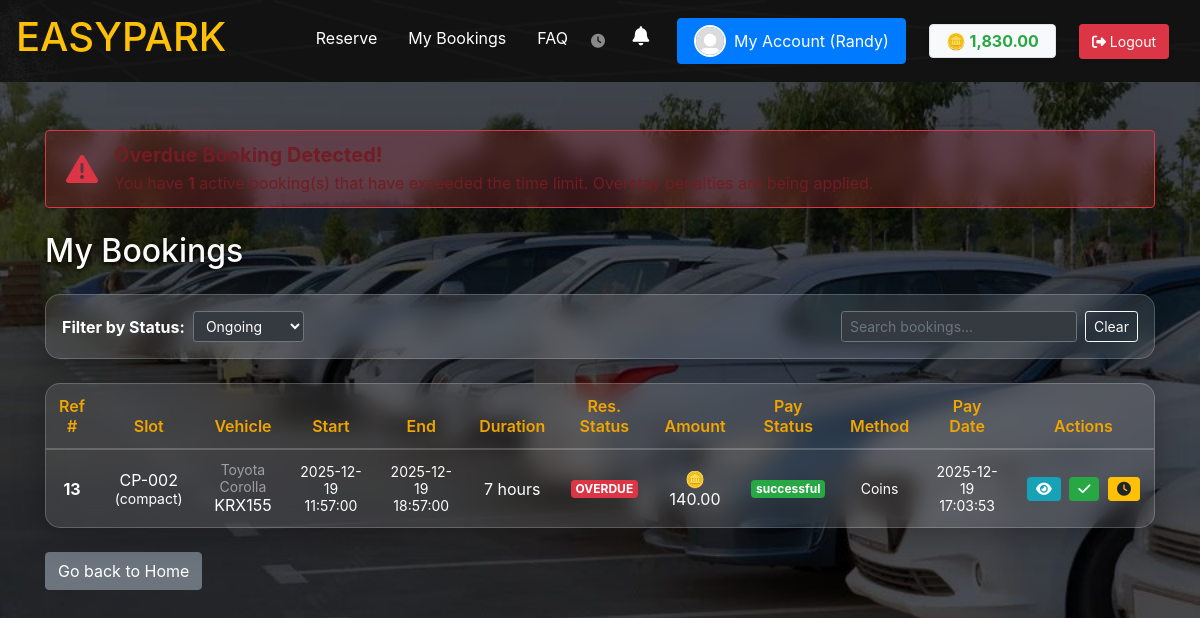
The page /bookings.php (signed in) on the database its author committed.
### tables this page shows
CREATE TABLE `users` (
  `user_id` int(11) NOT NULL,
  `first_name` varchar(50) NOT NULL,
  `middle_name` varchar(50) DEFAULT NULL,
  `last_name` varchar(50) NOT NULL,
  `email` varchar(100) NOT NULL,
  `password` varchar(255) NOT NULL,
  `phone` varchar(20) DEFAULT NULL,
  `user_type` enum('admin','staff','client') NOT NULL DEFAULT 'client',
  `security_word` varchar(255) NOT NULL,
  `created_at` timestamp NULL DEFAULT current_timestamp(),
  `updated_at` timestamp NULL DEFAULT NULL ON UPDATE current_timestamp(),
  `is_active` tinyint(1) NOT NULL DEFAULT 1,
  `image` varchar(255) DEFAULT 'default.jpg',
  `coins` decimal(10,2) NOT NULL DEFAULT 0.00
);

CREATE TABLE `reservations` (
  `reservation_id` int(11) NOT NULL,
  `user_id` int(11) NOT NULL,
  `vehicle_id` int(11) NOT NULL,
  `parking_slot_id` int(11) NOT NULL,
  `start_time` datetime NOT NULL,
  `end_time` datetime NOT NULL,
  `duration` varchar(20) NOT NULL,
  `status` enum('pending','confirmed','ongoing','cancelled','expired','completed','void') NOT NULL DEFAULT 'pending',
  `created_at` timestamp NULL DEFAULT current_timestamp(),
  `updated_at` timestamp NULL DEFAULT NULL ON UPDATE current_timestamp()
);

CREATE TABLE `parking_slots` (
  `parking_slot_id` int(11) NOT NULL,
  `slot_number` varchar(10) NOT NULL,
  `slot_type` enum('two_wheeler','compact','standard','large') NOT NULL,
  `slot_status` enum('available','reserved','occupied','unavailable') DEFAULT 'available'
);

CREATE TABLE `Vehicle_Models` (
  `model_id` int(11) NOT NULL,
  `brand` varchar(50) NOT NULL,
  `model` varchar(50) NOT NULL,
  `type` enum('two_wheeler','compact','standard','large') NOT NULL
);

CREATE TABLE `vehicles` (
  `vehicle_id` int(11) NOT NULL,
  `user_id` int(11) NOT NULL,
  `plate_number` varchar(20) NOT NULL,
  `model_id` int(11) NOT NULL,
  `color` varchar(50) NOT NULL,
  `created_at` timestamp NULL DEFAULT current_timestamp(),
  `updated_at` timestamp NULL DEFAULT NULL ON UPDATE current_timestamp()
);

### bookings.php (the view, shortened to what this page needs)
<?php
require_once 'includes/db.php';
$user_id = $_SESSION['user_id'];
$sql = "SELECT r.reservation_id, r.start_time, r.end_time, r.duration, r.status, s.slot_number, s.slot_type, v.plate_number, m.brand, m.model,
        SUM(p.amount) as amount,
        SUBSTRING_INDEX(GROUP_CONCAT(p.status ORDER BY p.payment_date DESC), ',', 1) as payment_status,
        SUBSTRING_INDEX(GROUP_CONCAT(p.method ORDER BY p.payment_date DESC), ',', 1) as method,
        MAX(p.payment_date) as payment_date,
        GROUP_CONCAT(CONCAT(p.amount, '|', p.payment_date, '|', p.status, '|', p.method) ORDER BY p.payment_date DESC SEPARATOR ';;') as payment_history
FROM reservations r
JOIN parking_slots s ON r.parking_slot_id = s.parking_slot_id
JOIN vehicles v ON r.vehicle_id = v.vehicle_id
JOIN Vehicle_Models m ON v.model_id = m.model_id
LEFT JOIN payments p ON r.reservation_id = p.reservation_id
WHERE r.user_id = ?
GROUP BY r.reservation_id, r.start_time, r.end_time, r.duration, r.status, s.slot_number, s.slot_type, v.plate_number, m.brand, m.model
ORDER BY r.start_time DESC";
$stmt = $pdo->prepare($sql);
$stmt->execute([$user_id]);
$bookings = $stmt->fetchAll(PDO::FETCH_ASSOC);
?>
<!DOCTYPE html>
<html lang="en">
<head>
  <link rel="stylesheet" href="css/bootstrap.min.css">
  <link rel="stylesheet" href="https://cdnjs.cloudflare.com/ajax/libs/font-awesome/6.4.0/css/all.min.css">
</head>
<body class="bg-car">
  <?php include 'includes/client_navbar.php'; ?>
  <div class="container py-5">
    <?php
    $hasOverdue = false;
    $overdueCount = 0;
    $current_time = new DateTime();
    foreach ($bookings as $b) {
      if ($b['status'] === 'ongoing' && new DateTime($b['end_time']) < $current_time) {
        $hasOverdue = true;
        $overdueCount++;
      }
    }
    ?>
    <?php if ($hasOverdue): ?>
      <div class="alert alert-danger border-danger shadow-lg mb-4 d-flex align-items-center" role="alert"
        style="background: rgba(220, 53, 69, 0.2); backdrop-filter: blur(10px);">
        <i class="fas fa-exclamation-triangle fa-2x mr-3 text-danger"></i>
        <div>
          <h5 class="alert-heading font-weight-bold mb-1">Overdue Booking Detected!</h5>
          <p class="mb-0">You have <strong><?= $overdueCount ?></strong> active booking(s) that have exceeded the time
            limit. Overstay penalties are being applied.</p>
        </div>
      </div>
    <?php endif; ?>
    <h2 class="text-white mb-4" style="text-shadow: 0 2px 4px rgba(0,0,0,0.8);">My Bookings</h2>
    <div class="glass-panel p-3 mb-4">
      <div class="d-flex flex-wrap align-items-center justify-content-between">
        <div class="form-inline mb-2 mb-md-0">
          <label for="statusFilter" class="mr-2 font-weight-bold text-white">Filter by Status:</label>
          <select id="statusFilter" class="form-control form-control-sm mr-3 bg-dark text-white border-secondary">
            <option value="ongoing">Ongoing</option>
          </select>
        </div>
        <div class="form-inline">
          <input type="text" id="searchInput"
            class="form-control form-control-sm mr-2 bg-dark text-white border-secondary"
            placeholder="Search bookings...">
          <button class="btn btn-sm btn-outline-light" id="clearSearch">Clear</button>
        </div>
      </div>
    </div>
    <div class="glass-panel p-0 overflow-hidden">
      <div class="table-responsive">
        <table class="table table-glass align-middle text-center" id="bookingsTable">
          <thead>
            <tr>
              <th>Ref #</th>
              <th>Slot</th>
              <th>Vehicle</th>
              <th>Start</th>
              <th>End</th>
              <th>Duration</th>
              <th>Res. Status</th>
              <th>Amount</th>
              <th>Pay Status</th>
              <th>Method</th>
              <th>Pay Date</th>
              <th>Actions</th>
            </tr>
          </thead>
          <tbody>
            <?php if (count($bookings) === 0): ?>
              <tr>
                <td colspan="12" class="text-center py-5 text-white-50">No bookings found.</td>
              </tr>
            <?php else:
              foreach ($bookings as $b):
                $hour_rate = 0;
                $day_rate = 0;
                if (defined('SLOT_RATES') && isset(SLOT_RATES[$b['slot_type']])) {
                  $hour_rate = SLOT_RATES[$b['slot_type']]['hour'] ?? 0;
                  $day_rate = SLOT_RATES[$b['slot_type']]['day'] ?? ($hour_rate * 24);
                }
                $b['hour_rate'] = $hour_rate;
                $b['day_rate'] = $day_rate;
                $rowData = htmlspecialchars(json_encode($b));
                ?>
                <tr class="booking-row" data-booking='<?= $rowData ?>'>
                  <td class="font-weight-bold opacity-75"><?= htmlspecialchars($b['reservation_id']) ?></td>
                  <td><?= htmlspecialchars($b['slot_number']) ?> <small>(<?= htmlspecialchars($b['slot_type']) ?>)</small>
                  </td>
                  <td>
                    <div style="line-height:1.2;">
                      <small class="d-block text-white-50"><?= htmlspecialchars($b['brand'] . ' ' . $b['model']) ?></small>
                      <span><?= htmlspecialchars($b['plate_number']) ?></span>
                    </div>
                  </td>
                  <td class="small"><?= htmlspecialchars($b['start_time']) ?></td>
                  <td class="small"><?= htmlspecialchars($b['end_time']) ?></td>
                  <td>
                    <?php
                    $durationText = $b['duration'];
                    if (is_numeric($durationText)) {
                      if ($durationText == 1) {
                        $durationText .= ' hour';
                      } elseif ($durationText < 24) {
                        $durationText .= ' hours';
                      } elseif ($durationText % 24 == 0) {
                        $days = $durationText / 24;
                        $durationText = $days . ' day' . ($days > 1 ? 's' : '');
                      } else {
                        $days = floor($durationText / 24);
                        $hours = $durationText % 24;
                        $durationText = $days . ' day' . ($days > 1 ? 's' : '');
                        if ($hours > 0)
                          $durationText .= ' ' . $hours . ' hour' . ($hours > 1 ? 's' : '');
                      }
                    }
                    echo htmlspecialchars($durationText);
                    ?>
                  </td>
                  <td>
                    <?php
                    $status = $b['status'];
                    $badge = 'secondary';
                    $isOverdue = ($status === 'ongoing' && $b['end_time'] < date('Y-m-d H:i:s'));
                    if ($isOverdue) {
                      $status = 'OVERDUE';
                      $badge = 'danger';
                    } elseif ($status === 'pending') {
                      $badge = 'warning';
                    } elseif ($status === 'confirmed' || $status === 'ongoing') {
                      $badge = 'success';
                    } elseif ($status === 'cancelled' || $status === 'void') {
                      $badge = 'danger';
                    } elseif ($status === 'completed') {
                      $badge = 'primary';
                    } elseif ($status === 'expired') {
                      $badge = 'dark';
                    }
                    ?>
                    <span class="badge badge-<?= $badge ?> text-uppercase"><?= htmlspecialchars($status) ?></span>
                  </td>
                  <td><span class="text-warning font-weight-bold">🪙</span> <?= number_format($b['amount'], 2) ?></td>
                  <td>
                    <?php
                    $pay = $b['payment_status'];
                    $payBadge = 'secondary';
                    if ($pay === 'pending')
                      $payBadge = 'warning';
                    elseif ($pay === 'successful')
                      $payBadge = 'success';
                    elseif ($pay === 'failed' || $pay === 'refunded')
                      $payBadge = 'danger';
                    ?>
                    <span class="badge badge-<?= $payBadge ?>"><?= $pay ? htmlspecialchars($pay) : 'N/A' ?></span>
                  </td>
                  <td class="small"><?= htmlspecialchars(ucfirst($b['method'])) ?></td>
                  <td class="small"><?= htmlspecialchars($b['payment_date']) ?></td>
                  <td class="text-nowrap">
                    <button class="btn btn-sm btn-info btn-action action-view" title="View Details">
                      <i class="fa fa-eye"></i>
                    </button>
                    <?php
                    $status = $b['status'];
                    if ($status === 'pending' || $status === 'confirmed'):
                      ?>
                      <button class="btn btn-sm btn-danger btn-action action-cancel" data-id="<?= $b['reservation_id'] ?>"
                        title="Cancel Booking">
                        <i class="fa fa-times"></i>
                      </button>
                    <?php elseif ($status === 'ongoing'): ?>
                      <button class="btn btn-sm btn-success btn-action action-complete" data-id="<?= $b['reservation_id'] ?>"
                        title="Complete Booking">
                        <i class="fa fa-check"></i>
                      </button>
                    <?php endif; ?>
                    <?php if ($status === 'confirmed' || $status === 'ongoing'): ?>
                      <button class="btn btn-sm btn-warning btn-action action-extend" data-id="<?= $b['reservation_id'] ?>"
                        data-booking='<?= $rowData ?>' title="Extend Booking">
                        <i class="fa fa-clock"></i>
                      </button>
                    <?php endif; ?>
                  </td>
                </tr>
              <?php endforeach; endif; ?>
          </tbody>
        </table>
      </div>
    </div>
    <a href="dashboard.php" class="btn btn-secondary mt-4">Go back to Home</a>
  </div>
</body>
</html>

### includes/client_navbar.php (shortened to what this page needs)
<?php
require_once __DIR__ . '/db.php';
$current_page = basename($_SERVER['PHP_SELF']);
$profilePic = 'images/default.jpg';
?>
<nav id="navbar" class="navbar navbar-expand-lg bg-image-dark navbar-dark sticky-top w-100 px-3">
    <a id="opp" class="navbar-brand" href="index.php" data-toggle="tooltip" title="Back to Home"
        data-placement="bottom">
        <h1 class="custom-size 75rem">EASYPARK</h1>
    </a>
    <div class="collapse navbar-collapse justify-content-end" id="collapsibleNavbar">
        <ul id="opp" class="navbar-nav">
            <?php if (isset($_SESSION['user_id'])): ?>
                <li class="nav-item">
                    <a class="nav-link <?= ($current_page == 'reservations.php') ? 'active' : '' ?>" href="reservations.php"
                        data-toggle="tooltip" title="Book a parking slot" data-placement="bottom">Reserve</a>
                </li>
            <?php endif; ?>
            <?php if (isset($_SESSION['user_id'])): ?>
                <li class="nav-item">
                    <a class="nav-link <?= ($current_page == 'bookings.php') ? 'active' : '' ?>" href="bookings.php"
                        data-toggle="tooltip" title="View your reservation history" data-placement="bottom">My Bookings</a>
                </li>
            <?php endif; ?>
            <li class="nav-item">
                <a class="nav-link <?= ($current_page == 'faq.php') ? 'active' : '' ?>" href="faq.php"
                    data-toggle="tooltip" title="Frequently Asked Questions" data-placement="bottom">FAQ</a>
            </li>
            <?php if (isset($_SESSION['user_id'])): ?>
                <li class="nav-item d-flex align-items-center mr-3 text-white small position-relative group-clock">
                    <div class="d-flex align-items-center" style="cursor: pointer;" title="Hover to see local time">
                        <i class="fas fa-clock text-white-50"></i>
                    </div>
                </li>
                <li class="nav-item mr-3">
                    <a class="nav-link position-relative" href="#" id="alertsTrigger" role="button" data-toggle="modal"
                        data-target="#notificationCenterModal" title="Notifications">
                        <i class="fas fa-bell fa-fw" style="font-size: 1.2rem;"></i>
                    </a>
                </li>
                <li class="nav-item">
                    <a class="btn btn-primary d-flex align-items-center" href="profile.php" id="accountButton"
                        style="padding: 0.375rem 1rem;" data-toggle="tooltip" title="Manage your profile"
                        data-placement="bottom">
                        <img src="<?= htmlspecialchars($profilePic) ?>" alt="Profile"
                            style="width:32px;height:32px;object-fit:cover;border-radius:50%;border:2px solid #fff;margin-right:8px;">
                        My Account (<?= htmlspecialchars($_SESSION['username'] ?? 'User') ?>)
                    </a>
                </li>
                <?php
                $coins = 0.00;
                if (isset($_SESSION['user_id']) && isset($pdo)) {
                    $stmt = $pdo->prepare('SELECT coins FROM users WHERE user_id = ?');
                    $stmt->execute([$_SESSION['user_id']]);
                    $coins = $stmt->fetchColumn() ?: 0.00;
                }
                $coinColor = ($coins >= 0) ? '#28a745' : '#dc3545';
                ?>
                <li class="nav-item d-flex align-items-center ml-2">
                    <a href="wallet.php" class="badge badge-light px-3 py-2 border shadow-sm"
                        style="font-size: 1rem; color: #333; font-weight: 700; text-decoration: none;" data-toggle="tooltip"
                        title="View Wallet Balance" data-placement="bottom">
                        🪙 <span style="color: <?= $coinColor ?>;"><?= number_format($coins, 2) ?></span>
                    </a>
                </li>
                <li class="nav-item d-flex align-items-center ml-2">
                    <a href="logout.php" class="btn btn-danger btn-sm shadow-sm" style="padding: 0.375rem 0.75rem;"
                        data-toggle="tooltip" title="Sign Out securely" data-placement="bottom">
                        <i class="fas fa-sign-out-alt"></i> Logout
                    </a>
                </li>
            <?php endif; ?>
        </ul>
    </div>
</nav>

### rows shown on the page
users: coins "1,830.00"
reservations: reservation_id "13", parking_slot.slot_number "CP-002", parking_slot.slot_type "compact", vehicle_models.brand+model "Toyota Corolla", vehicle.plate_number "KRX155", start_time "2025-12-19 11:57:00", end_time "2025-12-19 18:57:00", duration "7 hours", status "OVERDUE", amount "140.00", pay "successful", method "Coins", payment_date "2025-12-19 17:03:53"

### other values the page prints
$_SESSION['username'] "Randy"
$overdueCount "1"
